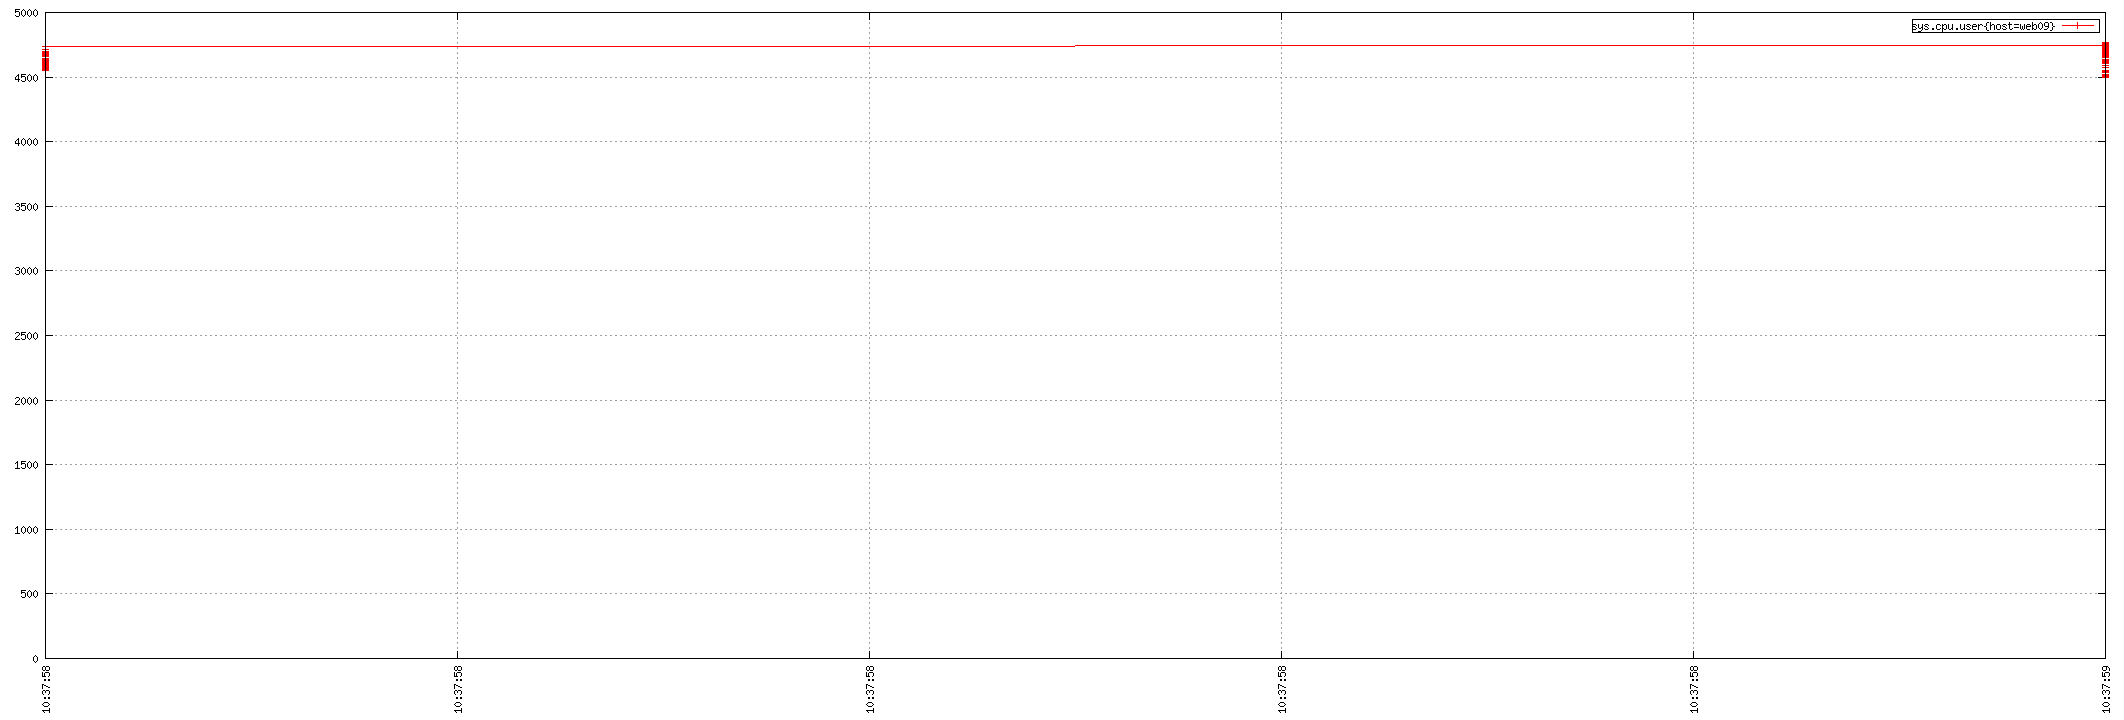

This figure's gnuplot source:
set term png small size 2124,720
set xdata time
set timefmt "%s"
if (GPVAL_VERSION < 4.6) set xtics rotate; else set xtics rotate right
set output "${TMPDIR-'tmp'}/tsd/8a516543.png"
set xrange ["1673779078":"1673779079"]
set format x "%H:%M:%S"
set grid
set style data linespoint
set key right box
set yrange [0:]
plot  "${TMPDIR-'tmp'}/tsd/8a516543_0.dat" using 1:2 title "sys.cpu.user{host=web09}"
